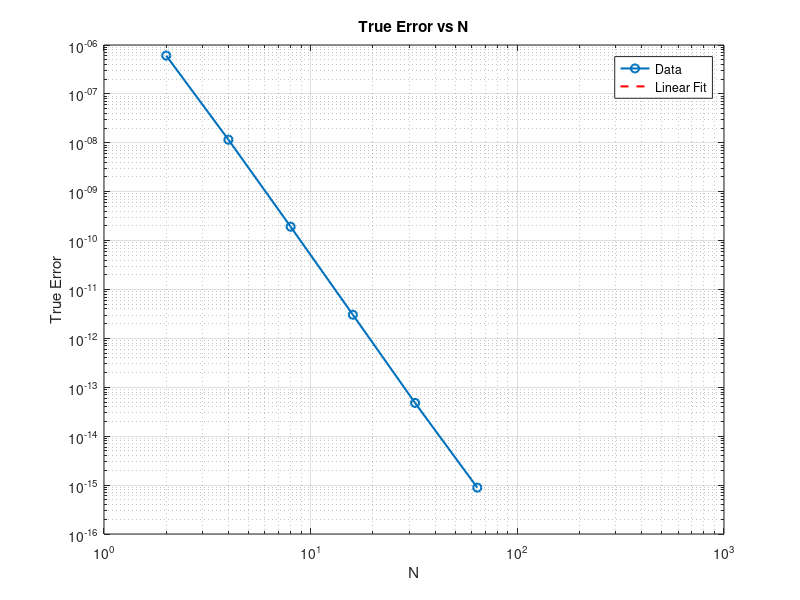

Write MATLAB code to recreate this figure.
% This code performs numerical integration by dividing a given integration interval
% [a,b] into N segments and performing n-th order polynomial integration in each segment.

clc;clear;clearvars; close all 
format long

a = 0;       
b = 1;
f = @(x) sin(x)./(1+x);  

% a = 0;       
% b = 2.2;
% f = @(x) sin(x).^3.*cos(x);

N = 2;       
exact = integral(f, a, b);   
n = 4;          

true_errors = zeros(7,1);
index_ = 1;
while N<=128 % loop over various total number of segments
    h = (b-a)/N;    
    Sum = 0;    
    for i = 1:N   % Loop over segments
       % Sub-interval x-values and corresponding y values, (discrete data)
       x = linspace(a + h*(i-1), a + h*i, n+1);
       y = f(x);
       % Calculating coef-vector for sub-interval
       A = flip(polyfit(x,y,n)); % coefficients, order matters
       % Calculate the area under the polynomial p(x)
       Area = 0;
       for j = 1:n+1
          Area = Area + A(j) / j * (x(end)^j - x(1)^j);
       end
       Sum = Sum + Area;
    end
    error = abs(Sum - exact);
    fprintf('N = %d: True Error = %.20e\n', N, error);

    % error log
    true_errors(index_) = error;
    index_ = index_ +1;
    N = N*2;
end


% Plot N vs Error
N = [2, 4, 8, 16, 32, 64, 128];

figure;
loglog(N, true_errors, 'o-', 'LineWidth', 1.5);
xlabel('N');
ylabel('True Error');
title('True Error vs N');
grid on;

% Fit a linear regression line to the data
p = polyfit(log(N), log(true_errors), 1);
slope = p(1); % Slope of the linear regression line

% Add the linear regression line to the plot
hold on;
loglog(N, exp(p(2)) * N.^slope, '--', 'Color', 'red', 'LineWidth', 1.5);
legend('Data', 'Linear Fit', 'Location', 'Best');
hold off;

% Display the slope
fprintf('Slope of the linear fit: %.2f\n', slope);

